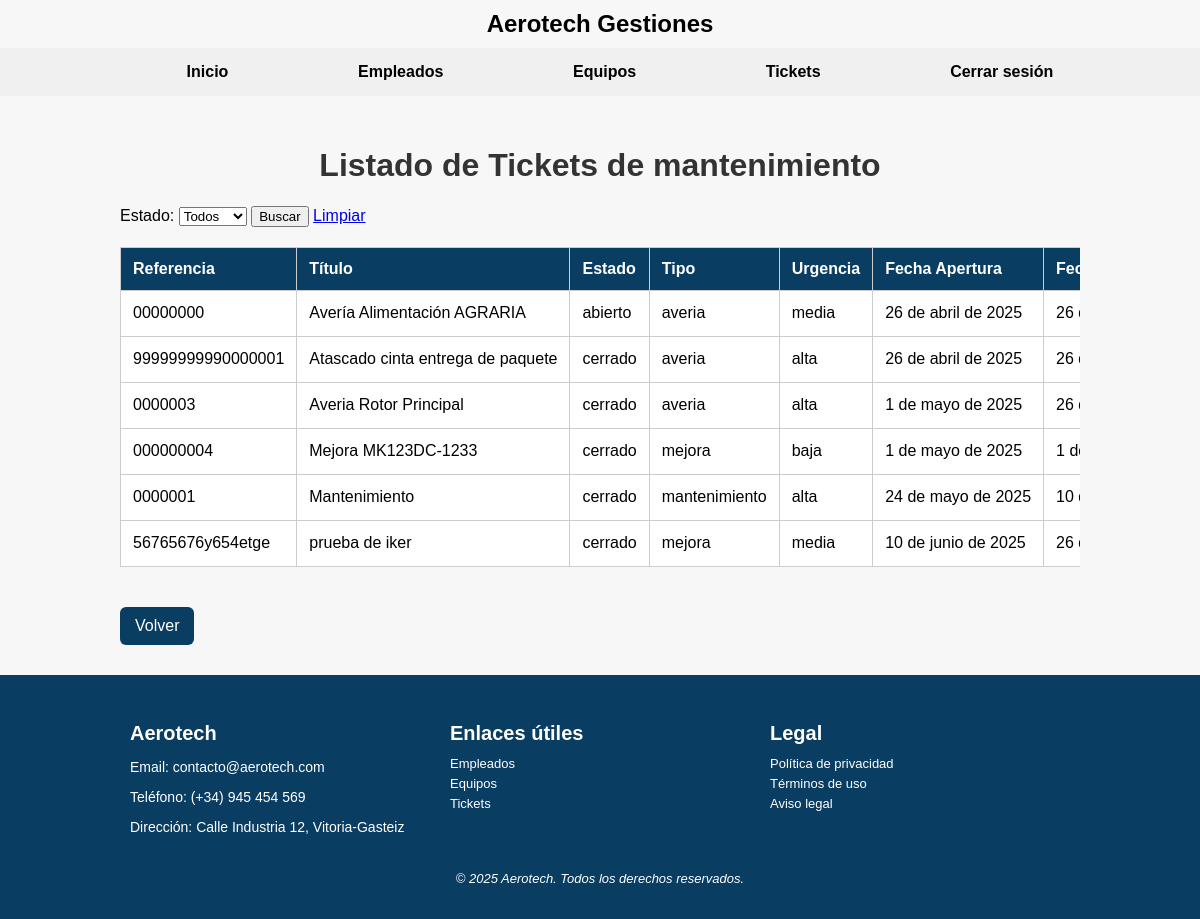
Before: /Aerotech/tickets/ (signed in) with the older database file.
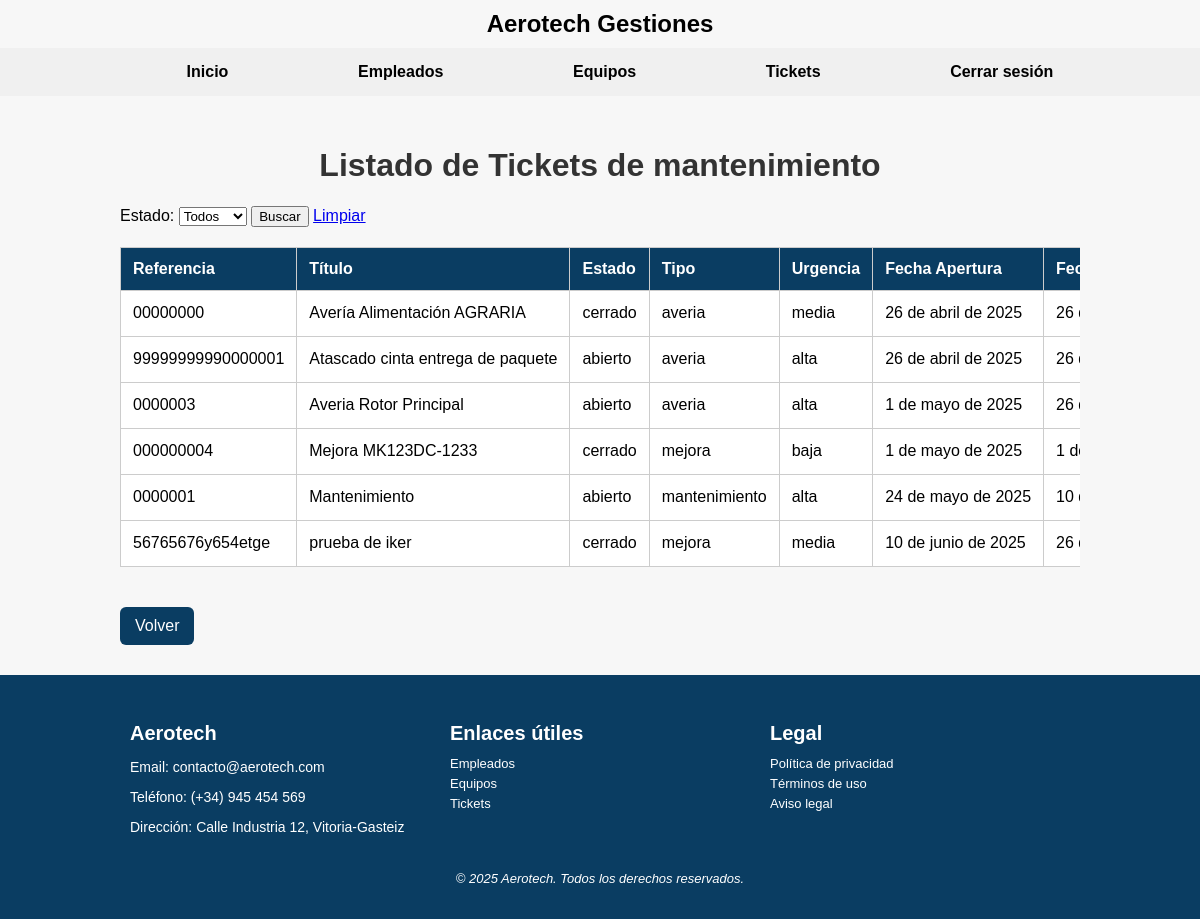
After: the same page with the newer database file.
### Aerotech/models.py (models this page shows, shortened)
class Ticket(models.Model):
    URGENCIA = [
        ('alta', 'Alta'),
        ('media', 'Media'),
        ('baja', 'Baja')
        ]
    TIPO = [
        ('averia', 'Avería'),
        ('mejora', 'Mejora'),
        ('mantenimiento', 'Mantenimiento')
    ]
    ESTADO = [
        ('abierto', 'Abierto'),
        ('cerrado', 'Cerrado')
    ]
    referencia = models.CharField(max_length=100, unique=True)
    titulo = models.CharField(max_length=200)
    descripcion = models.TextField()
    fecha_apertura = models.DateField(auto_now_add=True)
    fecha_resolucion = models.DateField(null=True, blank=True)
    urgencia = models.CharField(max_length=10, choices=URGENCIA)
    tipo = models.CharField(max_length=15, choices=TIPO)
    estado = models.CharField(max_length=10, choices=ESTADO)
    empleado = models.ForeignKey(Empleado, on_delete=models.SET_NULL, null=True)
    equipos = models.ManyToManyField(Equipo)

### Aerotech/views.py (the view)
# urls.py: path('tickets/', views.ListaTickets.as_view(), name='lista-tickets'),
class ListaTickets(ListView):
    model = Ticket
    template_name = 'lista_tickets.html'
    context_object_name = 'tickets'
    def get_queryset(self):
        queryset = super().get_queryset()
        estado = self.request.GET.get('estado')
        if estado:
            queryset = queryset.filter(estado=estado)
        return queryset
    def dispatch(self, request, *args, **kwargs):  # Prueba para el logger y protección de navegación
        if "empleado_id" not in request.session:
            return redirect("login-empleado")
        return super().dispatch(request, *args, **kwargs)
    def get_context_data(self, **kwargs):
        context = super().get_context_data(**kwargs)
        context['estados'] = Ticket.objects.values_list('estado', flat=True).distinct()
        return context

### Aerotech/templates/lista_tickets.html (shortened to what this page needs)
{% extends 'base.html' %}
{% load static %}
{% block content %}
<h1>Listado de Tickets de mantenimiento</h1>
<form method="get" class="mb-3">
  <label>Estado:</label>
  <select name="estado">
    <option value="">Todos</option>
  </select>
  <button type="submit">Buscar</button>
  <a href="{% url 'lista-tickets' %}">Limpiar</a>
</form>
<div class="lista_informacion">
<table>
  <thead>
    <tr>
      <th>Referencia</th>
      <th>Título</th>
      <th>Estado</th>
      <th>Tipo</th>
      <th>Urgencia</th>
      <th>Fecha Apertura</th>
      <th>Fecha Resolución</th>
    </tr>
  </thead>
  <tbody>
    {% for ticket in tickets %}
    <tr id="ticket-{{ ticket.id }}">
      <td>{{ ticket.referencia }}</td>
      <td>{{ ticket.titulo }}</td>
      <td class="estado">{{ ticket.estado }}</td>
      <td>{{ ticket.tipo }}</td>
      <td>{{ ticket.urgencia }}</td>
      <td>{{ ticket.fecha_apertura }}</td>
      <td>{{ ticket.fecha_resolucion }}</td>
    </tr>
    {% empty %}
    <tr>
      <td colspan="7">No se encontraron tickets con ese estado.</td>
    </tr>
    {% endfor %}
  </tbody>
</table>
</div>
<a class="btn" href="{% url 'home' %}">Volver</a>
{% endblock %}

### Aerotech/templates/Base.html (shortened to what this page needs)
<!doctype html>
<html lang="es">
{% load static %}
<head>
    <link rel="stylesheet" href="{% static 'css/estilos.css' %}" />
</head>
<body>
    <header>
        <h1>Aerotech Gestiones</h1>
    </header>
    <nav>
        <ul>
            <li><a href="{% url 'home' %}">Inicio</a></li>
            {% if request.session.empleado_id %}
                <li><a href="{% url 'lista-empleados' %}">Empleados</a></li>
                <li><a href="{% url 'lista-equipos' %}">Equipos</a></li>
                <li><a href="{% url 'lista-tickets' %}">Tickets</a></li>
                <li><a href="{% url 'logout-empleado' %}">Cerrar sesión</a></li>
            {% else %}
                <li><a href="{% url 'login-empleado' %}">Iniciar sesión</a></li>
            {% endif %}
        </ul>
    </nav>
    <main>
        {% block content %}
        {% endblock %}
    </main>
   <footer>
    <div class="contenedor-footer">
        <div class="contacto">
            <h2>Aerotech</h2>
            <p>Email: contacto@aerotech.com</p>
            <p>Teléfono: (+34) 945 454 569</p>
            <p>Dirección: Calle Industria 12, Vitoria-Gasteiz</p>
        </div>
        <div class="enlaces">
            <h2>Enlaces útiles</h2>
            <ul>
                <li><a href="{% url 'lista-empleados' %}">Empleados</a></li>
                <li><a href="{% url 'lista-equipos' %}">Equipos</a></li>
                <li><a href="{% url 'lista-tickets' %}">Tickets</a></li>
            </ul>
        </div>
        <div class="legal">
            <h2>Legal</h2>
            <ul>
                <li><a href="https://www.privacypolicies.com/live/9d6de6b4-80f4-40c6-9232-d4abdc58b8f9" target="_blank">Política de privacidad</a></li>
                <li><a href="https://www.termsfeed.com/live/2b4e7f90-3e99-4a44-8cc5-739e8aa362a6" target="_blank">Términos de uso</a></li>
                <li><a href="https://www.avisolegal.com/ejemplo-aviso-legal" target="_blank">Aviso legal</a></li>
            </ul>
        </div>
    </div>
    <div class="derechos">
        <p>&copy; 2025 Aerotech. Todos los derechos reservados.</p>
    </div>
</footer>
</body>
</html>

### static/css/estilos.css (style rules this page uses)
header h1 { display: flex; justify-content: center; font-size: 24px; color: black; margin: 10px; }
nav { background-color: #f0f0f0; padding: 10px 20px; }
nav ul { list-style: none; margin: 0px 2px; display: flex; justify-content: space-evenly; }
nav li { margin: 5px; }
nav a { text-decoration: none; color: black; font-weight: bold; }
main { max-width: 960px; margin: 30px auto; padding: 0 10px; flex: 1; }
html, body { height: 100%; padding: 0; display: flex; flex-direction: column; font-family: Arial, sans-serif; margin: 0px; background-color: #f7f7f7; }
footer { background-color: #0a3d62; color: white; padding: 20px 0; font-size: 14px; font-weight: 400; width: 100%; box-sizing: border-box; text-align: center; }
.contenedor-footer { max-width: 960px; margin: 0 auto; padding: 0 20px; display: flex; justify-content: space-between; flex-wrap: wrap; text-align: left; }
.contacto, .enlaces, .legal { flex: 1; min-width: 200px; padding: 10px; }
footer h2 { font-size: 20px; margin-bottom: 10px; font-weight: 600; color: white; line-height: 1.2; }
.contacto p { margin-bottom: 6px; }
.enlaces ul, .legal ul { padding: 0; margin: 0; list-style: none; }
.enlaces li, .legal li { margin-bottom: 4px; }
.enlaces a, .legal a { color: white; text-decoration: none; font-size: 13px; }
.derechos { margin-top: 20px; text-align: center; font-size: 13px; font-style: italic; }
h1 { color: #333; text-align: center; }
.lista_informacion { overflow-x: auto; margin: 0 auto; max-width: 100%; }
table { min-width: 800px; margin: 20px auto; border-collapse: collapse; background-color: white; }
th, td { border: 1px solid #ccc; padding: 12px; text-align: left; white-space: nowrap; }
th { background-color: #0a3d62; color: white; }
.btn { display: inline-block; margin-top: 20px; padding: 10px 15px; background-color: #0a3d62; color: white; text-decoration: none; border-radius: 6px; transition: background-color 0.3s ease; }

Changed rows visible on the page:
changed Ticket "Avería Alimentación AGRARIA": estado "abierto" → "cerrado"
changed Ticket "Atascado cinta entrega de paquete": estado "cerrado" → "abierto"
changed Ticket "Averia Rotor Principal": estado "cerrado" → "abierto"
changed Ticket "Mantenimiento": estado "cerrado" → "abierto"
